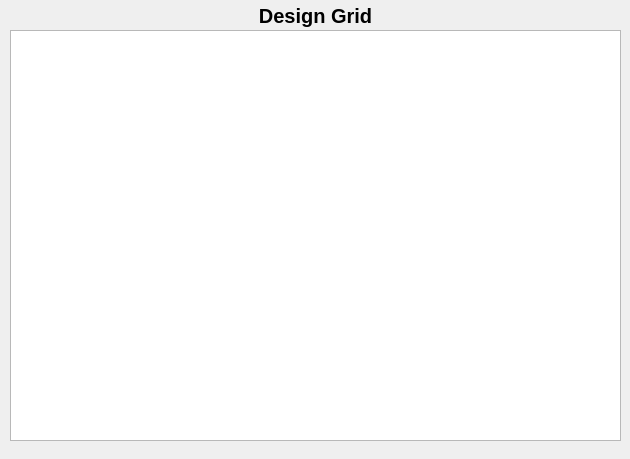
<?xml version="1.0" encoding="UTF-8"?>
<ui version="4.0">
 <class>design_grid</class>
 <widget class="QDialog" name="design_grid">
  <property name="geometry">
   <rect>
    <x>0</x>
    <y>0</y>
    <width>630</width>
    <height>459</height>
   </rect>
  </property>
  <property name="windowTitle">
   <string>Dialog</string>
  </property>
  <widget class="QGraphicsView" name="graphicsView">
   <property name="geometry">
    <rect>
     <x>10</x>
     <y>30</y>
     <width>611</width>
     <height>411</height>
    </rect>
   </property>
  </widget>
  <widget class="QLabel" name="label">
   <property name="geometry">
    <rect>
     <x>10</x>
     <y>0</y>
     <width>611</width>
     <height>31</height>
    </rect>
   </property>
   <property name="font">
    <font>
     <pointsize>15</pointsize>
     <weight>75</weight>
     <bold>true</bold>
    </font>
   </property>
   <property name="text">
    <string>Design Grid</string>
   </property>
   <property name="alignment">
    <set>Qt::AlignCenter</set>
   </property>
  </widget>
 </widget>
 <resources/>
 <connections/>
</ui>
